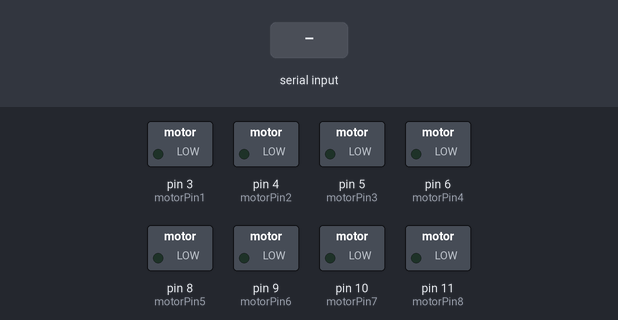
Bench run of a sketch on a simulated Arduino Uno, built with avr-gcc and run on an emulated ATmega328P. Shown: switched loads named in the sketch (green lamp = pin HIGH). Dashed ring = blinking. Inputs (shaded band) come from the test bench.

Above: at 1.2 s.
1.3 s: "0" received over Serial
At 3.1 s:
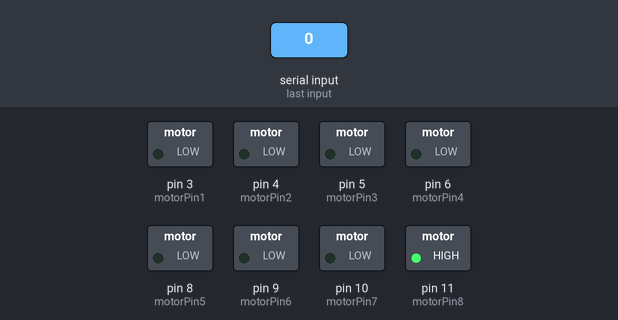
At 8.2 s:
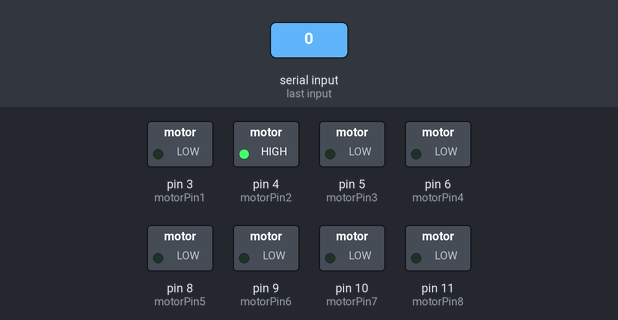
Timing chart, 0 to 9.7 s (numbered marks = the images above; inputs shaded):
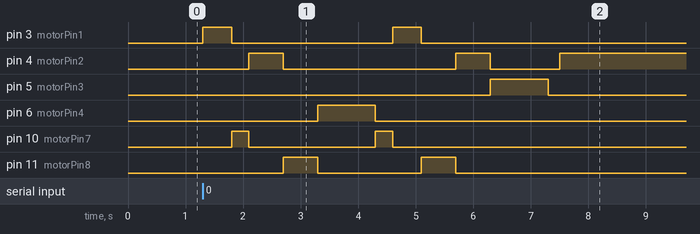

Measured:
- after the input at 1.3 s, pin 3 (motorPin1): alternates HIGH for 0.50 s and LOW for 2.8 s, 4 changes in all, then stays LOW, starting at once; pin 4 (motorPin2): goes HIGH 0.60 s, LOW 3.0 s, HIGH 0.60 s, LOW 1.2 s, then HIGH, starting after 0.80 s

The sketch:

Bot.ino
```cpp
//L293D
//Motor A
const int motorPin1 = 3;
const int motorPin2 = 4;
//Motor B
const int motorPin3 = 5;
const int motorPin4 = 6;
//Motor C
const int motorPin5 = 8;
const int motorPin6 = 9;
//Motor D
const int motorPin7 = 10;
const int motorPin8 = 11;
int data;
 // A as gripper
 // B as base
 // C as front and back
 // D as extension
void setup(){
  Serial.begin(9600);
 //Set pins as outputs
  pinMode(motorPin1, OUTPUT);
  pinMode(motorPin2, OUTPUT);
  pinMode(motorPin3, OUTPUT);
  pinMode(motorPin4, OUTPUT);
  pinMode(motorPin5, OUTPUT);
  pinMode(motorPin6, OUTPUT);
  pinMode(motorPin7, OUTPUT);
  pinMode(motorPin8, OUTPUT);
}
void bend_forward()
{
 // Bend Forward
  digitalWrite(motorPin1, LOW);
  digitalWrite(motorPin2, LOW);
  digitalWrite(motorPin3, LOW);
  digitalWrite(motorPin4, LOW);
  digitalWrite(motorPin5, LOW); //HIGH
  digitalWrite(motorPin6, LOW);
  digitalWrite(motorPin7, HIGH);
  digitalWrite(motorPin8, LOW);
  delay(300);
}
void rotate_left()
{
 // Bend Forward
  digitalWrite(motorPin1, LOW);
  digitalWrite(motorPin2, LOW);
  digitalWrite(motorPin3, HIGH);
  digitalWrite(motorPin4, LOW);
  digitalWrite(motorPin5, LOW); //HIGH
  digitalWrite(motorPin6, LOW);
  digitalWrite(motorPin7, LOW);
  digitalWrite(motorPin8, LOW);
  delay(1000);
}
void rotate_right()
{
 // Bend Forward
  digitalWrite(motorPin1, LOW);
  digitalWrite(motorPin2, LOW);
  digitalWrite(motorPin3, LOW);
  digitalWrite(motorPin4, HIGH);
  digitalWrite(motorPin5, LOW); //HIGH
  digitalWrite(motorPin6, LOW);
  digitalWrite(motorPin7, LOW);
  digitalWrite(motorPin8, LOW);
  delay(1000);
}
void place()
{
 // Close gripper
  digitalWrite(motorPin1, HIGH);
  digitalWrite(motorPin2, LOW);
  digitalWrite(motorPin3, LOW);
  digitalWrite(motorPin4, LOW);
  digitalWrite(motorPin5, LOW);
  digitalWrite(motorPin6, LOW);
  digitalWrite(motorPin7, LOW);
  digitalWrite(motorPin8, LOW);
  delay(500);
}
void pick()
{
 // Open gripper
  digitalWrite(motorPin1, LOW);
  digitalWrite(motorPin2, HIGH);
  digitalWrite(motorPin3, LOW);
  digitalWrite(motorPin4, LOW);
  digitalWrite(motorPin5, LOW);
  digitalWrite(motorPin6, LOW);
  digitalWrite(motorPin7, LOW);
  digitalWrite(motorPin8, LOW);
  delay(600);
}
void bend_backward()
{
 // Bend Backward
  digitalWrite(motorPin1, LOW);
  digitalWrite(motorPin2, LOW);
  digitalWrite(motorPin3, LOW);
  digitalWrite(motorPin4, LOW);
  digitalWrite(motorPin5, LOW);
  digitalWrite(motorPin6, LOW);//HIGH
  digitalWrite(motorPin7, LOW);
  digitalWrite(motorPin8, HIGH);
  delay(600);
}
void up()
{
 // Turn left
  digitalWrite(motorPin1, LOW);
  digitalWrite(motorPin2, LOW);
  digitalWrite(motorPin3, LOW);
  digitalWrite(motorPin4, LOW);
  digitalWrite(motorPin5, LOW);
  digitalWrite(motorPin6, HIGH);
  digitalWrite(motorPin7, LOW);
  digitalWrite(motorPin8, LOW);
  delay(500);
}
void down()
{
 // Turn right
  digitalWrite(motorPin1, LOW);
  digitalWrite(motorPin2, LOW);
  digitalWrite(motorPin3, LOW);
  digitalWrite(motorPin4, LOW);
  digitalWrite(motorPin5, HIGH);
  digitalWrite(motorPin6, LOW);
  digitalWrite(motorPin7, LOW);
  digitalWrite(motorPin8, LOW);
  delay(500);
}
void stop_all()
{
  digitalWrite(motorPin1, LOW);
  digitalWrite(motorPin2, LOW);
  digitalWrite(motorPin3, LOW);
  digitalWrite(motorPin4, LOW);
  digitalWrite(motorPin5, LOW);
  digitalWrite(motorPin6, LOW);
  digitalWrite(motorPin7, LOW);
  digitalWrite(motorPin8, LOW);
}
void action_yes()
{
  place();
  bend_forward();
  pick();
  bend_backward();
  rotate_right();
  bend_forward();
  place();
  bend_backward();
  pick();
  rotate_left();
  stop_all();
}
void action_no()
{
 //dummy function that just opens and closes gripper to test that its working
  place();
  pick();
  stop_all();
}
void loop(){
  if(Serial.available()){
      data=Serial.read();
      if(data=='0')
      action_yes();
      if(data=='1')
      place();
      delay(200);
      pick();
 /*{
 case 48: stop_all();
 break;
 case 49: bend_forward();
stop_all();
 break;
 case 50: bend_backward();
stop_all();
 break;
 case 51: place();
stop_all();
 break;
 case 52 : pick();
stop_all();
 break;
 case 53: rotate_left();
stop_all();
 break;
 case 54:rotate_right();
stop_all();
 break;
 case 55:up();
stop_all();
 break;
 case 56:down();
stop_all();
 break;
}*/
}
//turn_right();
//bend_forward();
//place();
//bend_backward();
//turn_left()
 //And this code will stop motors
 //exit(0);
}
```
